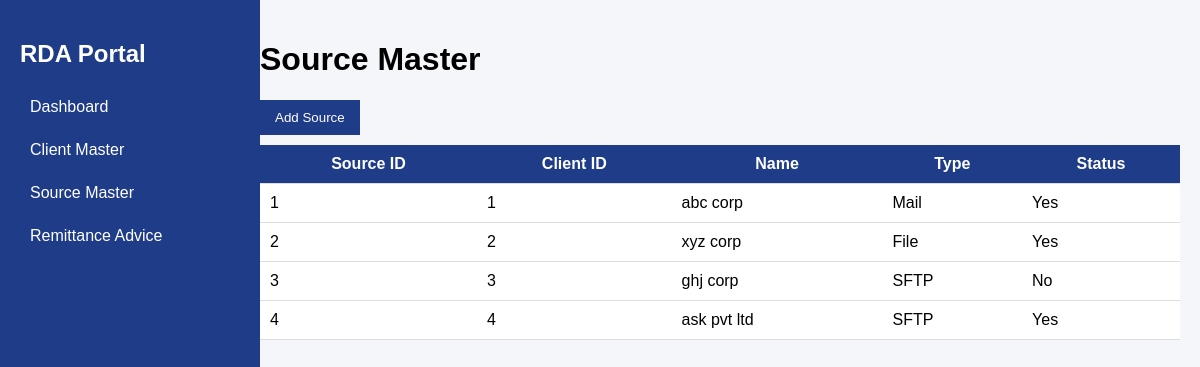
The app's page /sources with its own data.
### models.py (models this page shows)
class Source(db.Model):
    __tablename__ = "sources"
    id = db.Column(db.Integer, primary_key=True)
    client_id = db.Column(db.Integer)
    name = db.Column(db.String(100))
    type = db.Column(db.String(50))
    active = db.Column(db.String(10), default="Yes")
    created_at = db.Column(db.DateTime, default=datetime.utcnow)

### app.py (the view)
@app.route("/sources")
def sources():
    sources = Source.query.order_by(Source.id).all()
    return render_template("sources.html", sources=sources)

### templates/sources.html (shortened to what this page needs)
<!DOCTYPE html>
<html>
<head>
    <link rel="stylesheet" href="{{ url_for('static', filename='styles.css') }}">
</head>
<body>
<div class="sidebar">
    <h2>RDA Portal</h2>
    <a href="/dashboard">Dashboard</a>
    <a href="/clients">Client Master</a>
    <a href="/sources">Source Master</a>
    <a href="/remittance">Remittance Advice</a>
</div>
<div class="content">
    <h1>Source Master</h1>
    <button onclick="window.location.href='/add_source'">Add Source</button>
    <table>
        <thead>
            <tr>
                <th>Source ID</th>
                <th>Client ID</th>
                <th>Name</th>
                <th>Type</th>
                <th>Status</th>
            </tr>
        </thead>
        <tbody>
            {% if sources %}
                {% for s in sources %}
                <tr>
                    <td>{{ s.id }}</td>
                    <td>{{ s.client_id }}</td>
                    <td>{{ s.name }}</td>
                    <td>{{ s.type }}</td>
                    <td>{{ s.active }}</td>
                </tr>
                {% endfor %}
            {% else %}
                <tr>
                    <td colspan="5" style="text-align: center; padding: 20px;">
                        No sources yet. Add a source to get started!
                    </td>
                </tr>
            {% endif %}
        </tbody>
    </table>
</div>
</body>
</html>

### static/styles.css (style rules this page uses)
body { font-family: Arial; margin: 0; background: #f4f6f9; }
.sidebar { width: 220px; height: 100vh; background: #1f3c88; position: fixed; padding: 20px; color: white; }
.sidebar a { display: block; color: white; padding: 10px; text-decoration: none; margin-top: 5px; }
.content { margin-left: 240px; padding: 20px; }
table { width: 100%; border-collapse: collapse; background: white; }
th, td { padding: 10px; border-bottom: 1px solid #ddd; }
th { background: #1f3c88; color: white; }
button { background: #1f3c88; color: white; padding: 10px 15px; border: none; margin-bottom: 10px; cursor: pointer; }

### records on screen
Source: id "1", client_id "1", name "abc corp", type "Mail", active "Yes"
Source: id "2", client_id "2", name "xyz corp", type "File", active "Yes"
Source: id "3", client_id "3", name "ghj corp", type "SFTP", active "No"
Source: id "4", client_id "4", name "ask pvt ltd", type "SFTP", active "Yes"
